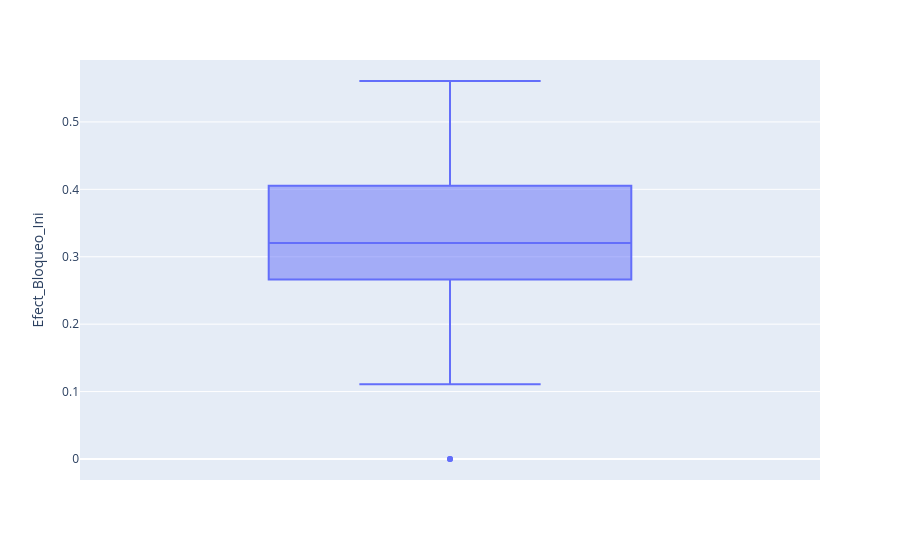

Notebook cell for this chart:
### Code cell
px.box(df_equipos, y = 'Efect_Bloqueo_Ini')

### Figure 1 — Plotly figure (JSON) as saved in the notebook; plotly's stock layout.template omitted (floating-point values rounded to 4 significant figures)
{"data": [{"alignmentgroup": "True", "hovertemplate": "Efect_Bloqueo_Ini=%{y}<extra></extra>", "legendgroup": "", "marker": {"color": "#636efa"}, "name": "", "notched": false, "offsetgroup": "", "orientation": "v", "showlegend": false, "type": "box", "x0": " ", "xaxis": "x", "y": [0.5489, 0.3891, 0.2848, 0.1958, 0.4009, 0.364, 0.3627, 0.3809, 0.1316, 0.1858, 0.3188, NaN, 0.2823, 0.3953, 0.3594, 0.5034, 0.2337, 0.244, 0.33, 0.3509, 0.2792, 0.2664, NaN, NaN, 0.3791, 0.4323, 0.4463, 0.234, 0.4083, 0.2618, 0.4054, 0.4779, 0.2688, 0.4663, NaN, 0.5311, 0.3105, 0.3565, 0.0, 0.4015, 0.3332, 0.2716, 0.2933, 0.5139, NaN, 0.4444, 0.4076, 0.3025, 0.2864, 0.2265, 0.1111, 0.3119, 0.2966, 0.2158, 0.3143, 0.4259, 0.3201, 0.2997, 0.1997, 0.3467, 0.4037, 0.3512, 0.2451, 0.4513, 0.1648, 0.2858, 0.2819, 0.3927, 0.2594, 0.2705, 0.0, NaN, 0.3206, 0.5607, 0.2685, 0.5167, 0.3202, 0.426, 0.4192, 0.4109, 0.2863, 0.4285, 0.1679, 0.1865, 0.327, 0.3274, 0.3677, 0.3099, 0.2941, 0.1743, 0.4282, 0.3531, 0.3529, 0.262, 0.2238, 0.4328, 0.4218, 0.4988, 0.2329, 0.2998, NaN, 0.2597, 0.5006, 0.3287, NaN, 0.245, NaN, NaN, NaN, NaN, NaN, NaN, NaN, NaN, NaN, NaN, NaN, NaN, NaN], "y0": " ", "yaxis": "y"}], "layout": {"boxmode": "group", "legend": {"tracegroupgap": 0}, "margin": {"t": 60}, "xaxis": {"anchor": "y", "domain": [0, 1]}, "yaxis": {"anchor": "x", "domain": [0, 1], "title": {"text": "Efect_Bloqueo_Ini"}}}}
